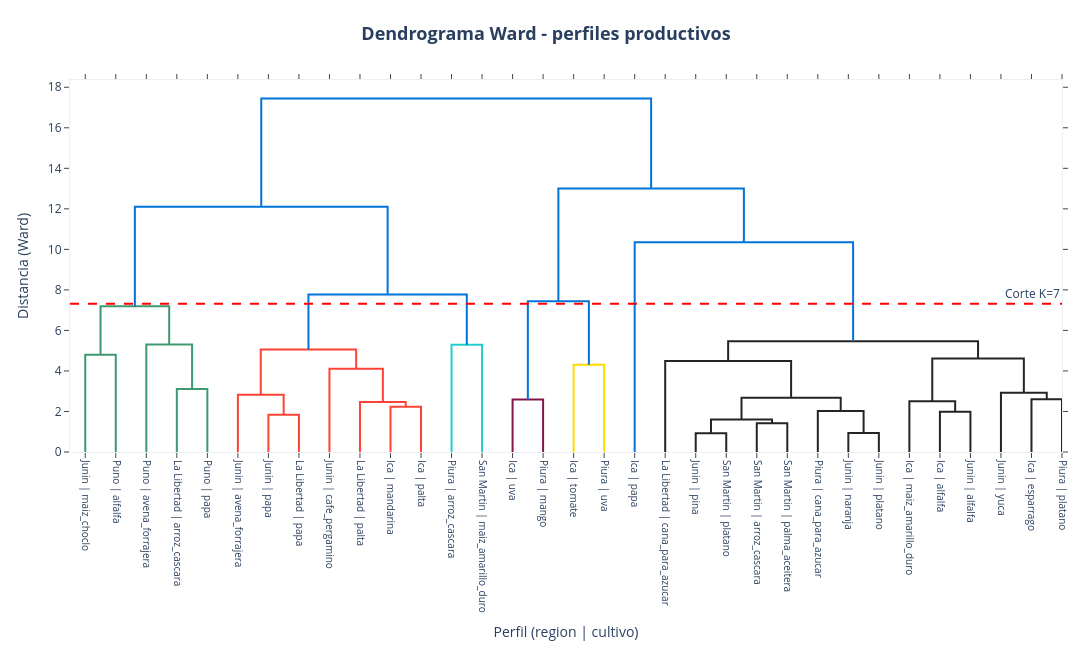

The notebook cell saved with this chart:
### Code cell
# ====================================================================
# Dendrograma Ward (validacion) + ARI KMeans vs Jerarquico
# ====================================================================
Z_perfil = linkage(X_perfil, method="ward")
thr_perfil = (Z_perfil[-K_PERFIL, 2] + Z_perfil[-(K_PERFIL - 1), 2]) / 2

fig_dendro_perfil = ff.create_dendrogram(
    X_perfil, orientation="bottom", labels=df_perfil["etiqueta"].tolist(),
    linkagefun=lambda x: linkage(x, method="ward"), color_threshold=thr_perfil,
)
fig_dendro_perfil.add_hline(y=thr_perfil, line_dash="dash", line_color="red",
                             annotation_text=f"Corte K={K_PERFIL}", annotation_position="top right")
fig_dendro_perfil.update_layout(
    title=titulo_centrado("Dendrograma Ward - perfiles productivos"),
    template="plotly_white", width=max(1050, 38 * len(df_perfil)), height=650,
    margin=dict(t=80, b=190, l=70, r=30),
)
fig_dendro_perfil.update_xaxes(tickangle=90, tickfont=dict(size=10),
                                title_text="Perfil (region | cultivo)")
fig_dendro_perfil.update_yaxes(title_text="Distancia (Ward)")
fig_dendro_perfil.write_image(str(RUTA_FIG / "06b_dendrograma_perfiles.png"), scale=2)
fig_dendro_perfil.show()

hc_perfil = AgglomerativeClustering(n_clusters=K_PERFIL, linkage="ward")
df_perfil["cluster_jerarquico"] = hc_perfil.fit_predict(X_perfil)
sil_perfil_hc = silhouette_score(X_perfil, df_perfil["cluster_jerarquico"])
print(f"Jerarquico K={K_PERFIL} | Silhouette={sil_perfil_hc:.4f}")
ari_perfil = reporte_ari(df_perfil["cluster"], df_perfil["cluster_jerarquico"], "perfiles productivos")

### Figure 1 — Plotly figure (JSON) as saved in the notebook; plotly's stock layout.template omitted (floating-point values rounded to 4 significant figures)
{"data": [{"hoverinfo": "text", "marker": {"color": "rgb(61,153,112)"}, "mode": "lines", "type": "scatter", "x": [5.0, 5.0, 15.0, 15.0], "xaxis": "x", "y": [0.0, 4.798, 4.798, 0.0], "yaxis": "y"}, {"hoverinfo": "text", "marker": {"color": "rgb(61,153,112)"}, "mode": "lines", "type": "scatter", "x": [35.0, 35.0, 45.0, 45.0], "xaxis": "x", "y": [0.0, 3.105, 3.105, 0.0], "yaxis": "y"}, {"hoverinfo": "text", "marker": {"color": "rgb(61,153,112)"}, "mode": "lines", "type": "scatter", "x": [25.0, 25.0, 40.0, 40.0], "xaxis": "x", "y": [0.0, 5.303, 5.303, 3.105], "yaxis": "y"}, {"hoverinfo": "text", "marker": {"color": "rgb(61,153,112)"}, "mode": "lines", "type": "scatter", "x": [10.0, 10.0, 32.5, 32.5], "xaxis": "x", "y": [4.798, 7.19, 7.19, 5.303], "yaxis": "y"}, {"hoverinfo": "text", "marker": {"color": "rgb(255,65,54)"}, "mode": "lines", "type": "scatter", "x": [65.0, 65.0, 75.0, 75.0], "xaxis": "x", "y": [0.0, 1.836, 1.836, 0.0], "yaxis": "y"}, {"hoverinfo": "text", "marker": {"color": "rgb(255,65,54)"}, "mode": "lines", "type": "scatter", "x": [55.0, 55.0, 70.0, 70.0], "xaxis": "x", "y": [0.0, 2.83, 2.83, 1.836], "yaxis": "y"}, {"hoverinfo": "text", "marker": {"color": "rgb(255,65,54)"}, "mode": "lines", "type": "scatter", "x": [105.0, 105.0, 115.0, 115.0], "xaxis": "x", "y": [0.0, 2.237, 2.237, 0.0], "yaxis": "y"}, {"hoverinfo": "text", "marker": {"color": "rgb(255,65,54)"}, "mode": "lines", "type": "scatter", "x": [95.0, 95.0, 110.0, 110.0], "xaxis": "x", "y": [0.0, 2.463, 2.463, 2.237], "yaxis": "y"}, {"hoverinfo": "text", "marker": {"color": "rgb(255,65,54)"}, "mode": "lines", "type": "scatter", "x": [85.0, 85.0, 102.5, 102.5], "xaxis": "x", "y": [0.0, 4.114, 4.114, 2.463], "yaxis": "y"}, {"hoverinfo": "text", "marker": {"color": "rgb(255,65,54)"}, "mode": "lines", "type": "scatter", "x": [62.5, 62.5, 93.75, 93.75], "xaxis": "x", "y": [2.83, 5.061, 5.061, 4.114], "yaxis": "y"}, {"hoverinfo": "text", "marker": {"color": "rgb(35,205,205)"}, "mode": "lines", "type": "scatter", "x": [125.0, 125.0, 135.0, 135.0], "xaxis": "x", "y": [0.0, 5.291, 5.291, 0.0], "yaxis": "y"}, {"hoverinfo": "text", "marker": {"color": "rgb(0,116,217)"}, "mode": "lines", "type": "scatter", "x": [78.12, 78.12, 130.0, 130.0], "xaxis": "x", "y": [5.061, 7.77, 7.77, 5.291], "yaxis": "y"}, {"hoverinfo": "text", "marker": {"color": "rgb(0,116,217)"}, "mode": "lines", "type": "scatter", "x": [21.25, 21.25, 104.1, 104.1], "xaxis": "x", "y": [7.19, 12.11, 12.11, 7.77], "yaxis": "y"}, {"hoverinfo": "text", "marker": {"color": "rgb(133,20,75)"}, "mode": "lines", "type": "scatter", "x": [145.0, 145.0, 155.0, 155.0], "xaxis": "x", "y": [0.0, 2.593, 2.593, 0.0], "yaxis": "y"}, {"hoverinfo": "text", "marker": {"color": "rgb(255,220,0)"}, "mode": "lines", "type": "scatter", "x": [165.0, 165.0, 175.0, 175.0], "xaxis": "x", "y": [0.0, 4.306, 4.306, 0.0], "yaxis": "y"}, {"hoverinfo": "text", "marker": {"color": "rgb(0,116,217)"}, "mode": "lines", "type": "scatter", "x": [150.0, 150.0, 170.0, 170.0], "xaxis": "x", "y": [2.593, 7.436, 7.436, 4.306], "yaxis": "y"}, {"hoverinfo": "text", "marker": {"color": "rgb(40,35,35)"}, "mode": "lines", "type": "scatter", "x": [205.0, 205.0, 215.0, 215.0], "xaxis": "x", "y": [0.0, 0.927, 0.927, 0.0], "yaxis": "y"}, {"hoverinfo": "text", "marker": {"color": "rgb(40,35,35)"}, "mode": "lines", "type": "scatter", "x": [225.0, 225.0, 235.0, 235.0], "xaxis": "x", "y": [0.0, 1.416, 1.416, 0.0], "yaxis": "y"}, {"hoverinfo": "text", "marker": {"color": "rgb(40,35,35)"}, "mode": "lines", "type": "scatter", "x": [210.0, 210.0, 230.0, 230.0], "xaxis": "x", "y": [0.927, 1.606, 1.606, 1.416], "yaxis": "y"}, {"hoverinfo": "text", "marker": {"color": "rgb(40,35,35)"}, "mode": "lines", "type": "scatter", "x": [255.0, 255.0, 265.0, 265.0], "xaxis": "x", "y": [0.0, 0.9419, 0.9419, 0.0], "yaxis": "y"}, {"hoverinfo": "text", "marker": {"color": "rgb(40,35,35)"}, "mode": "lines", "type": "scatter", "x": [245.0, 245.0, 260.0, 260.0], "xaxis": "x", "y": [0.0, 2.019, 2.019, 0.9419], "yaxis": "y"}, {"hoverinfo": "text", "marker": {"color": "rgb(40,35,35)"}, "mode": "lines", "type": "scatter", "x": [220.0, 220.0, 252.5, 252.5], "xaxis": "x", "y": [1.606, 2.671, 2.671, 2.019], "yaxis": "y"}, {"hoverinfo": "text", "marker": {"color": "rgb(40,35,35)"}, "mode": "lines", "type": "scatter", "x": [195.0, 195.0, 236.2, 236.2], "xaxis": "x", "y": [0.0, 4.491, 4.491, 2.671], "yaxis": "y"}, {"hoverinfo": "text", "marker": {"color": "rgb(40,35,35)"}, "mode": "lines", "type": "scatter", "x": [285.0, 285.0, 295.0, 295.0], "xaxis": "x", "y": [0.0, 1.98, 1.98, 0.0], "yaxis": "y"}, {"hoverinfo": "text", "marker": {"color": "rgb(40,35,35)"}, "mode": "lines", "type": "scatter", "x": [275.0, 275.0, 290.0, 290.0], "xaxis": "x", "y": [0.0, 2.508, 2.508, 1.98], "yaxis": "y"}, {"hoverinfo": "text", "marker": {"color": "rgb(40,35,35)"}, "mode": "lines", "type": "scatter", "x": [315.0, 315.0, 325.0, 325.0], "xaxis": "x", "y": [0.0, 2.6, 2.6, 0.0], "yaxis": "y"}, {"hoverinfo": "text", "marker": {"color": "rgb(40,35,35)"}, "mode": "lines", "type": "scatter", "x": [305.0, 305.0, 320.0, 320.0], "xaxis": "x", "y": [0.0, 2.93, 2.93, 2.6], "yaxis": "y"}, {"hoverinfo": "text", "marker": {"color": "rgb(40,35,35)"}, "mode": "lines", "type": "scatter", "x": [282.5, 282.5, 312.5, 312.5], "xaxis": "x", "y": [2.508, 4.612, 4.612, 2.93], "yaxis": "y"}, {"hoverinfo": "text", "marker": {"color": "rgb(40,35,35)"}, "mode": "lines", "type": "scatter", "x": [215.6, 215.6, 297.5, 297.5], "xaxis": "x", "y": [4.491, 5.47, 5.47, 4.612], "yaxis": "y"}, {"hoverinfo": "text", "marker": {"color": "rgb(0,116,217)"}, "mode": "lines", "type": "scatter", "x": [185.0, 185.0, 256.6, 256.6], "xaxis": "x", "y": [0.0, 10.36, 10.36, 5.47], "yaxis": "y"}, {"hoverinfo": "text", "marker": {"color": "rgb(0,116,217)"}, "mode": "lines", "type": "scatter", "x": [160.0, 160.0, 220.8, 220.8], "xaxis": "x", "y": [7.436, 13.0, 13.0, 10.36], "yaxis": "y"}, {"hoverinfo": "text", "marker": {"color": "rgb(0,116,217)"}, "mode": "lines", "type": "scatter", "x": [62.66, 62.66, 190.4, 190.4], "xaxis": "x", "y": [12.11, 17.44, 17.44, 13.0], "yaxis": "y"}], "layout": {"annotations": [{"showarrow": false, "text": "Corte K=7", "x": 1, "xanchor": "right", "xref": "x domain", "y": 7.313, "yanchor": "bottom", "yref": "y"}], "autosize": false, "height": 650, "hovermode": "closest", "margin": {"b": 190, "l": 70, "r": 30, "t": 80}, "shapes": [{"line": {"color": "red", "dash": "dash"}, "type": "line", "x0": 0, "x1": 1, "xref": "x domain", "y0": 7.313, "y1": 7.313, "yref": "y"}], "showlegend": false, "title": {"font": {"size": 18}, "text": "<b>Dendrograma Ward - perfiles productivos</b>", "x": 0.5, "xanchor": "center"}, "width": 1254, "xaxis": {"mirror": "allticks", "rangemode": "tozero", "showgrid": false, "showline": true, "showticklabels": true, "tickangle": 90, "tickfont": {"size": 10}, "tickmode": "array", "ticks": "outside", "ticktext": ["Junin | maiz_choclo", "Puno | alfalfa", "Puno | avena_forrajera", "La Libertad | arroz_cascara", "Puno | papa", "Junin | avena_forrajera", "Junin | papa", "La Libertad | papa", "Junin | cafe_pergamino", "La Libertad | palta", "Ica | mandarina", "Ica | palta", "Piura | arroz_cascara", "San Martin | maiz_amarillo_duro", "Ica | uva", "Piura | mango", "Ica | tomate", "Piura | uva", "Ica | papa", "La Libertad | cana_para_azucar", "Junin | pina", "San Martin | platano", "San Martin | arroz_cascara", "San Martin | palma_aceitera", "Piura | cana_para_azucar", "Junin | naranja", "Junin | platano", "Ica | maiz_amarillo_duro", "Ica | alfalfa", "Junin | alfalfa", "Junin | yuca", "Ica | esparrago", "Piura | platano"], "tickvals": [5.0, 15.0, 25.0, 35.0, 45.0, 55.0, 65.0, 75.0, 85.0, 95.0, 105.0, 115.0, 125.0, 135.0, 145.0, 155.0, 165.0, 175.0, 185.0, 195.0, 205.0, 215.0, 225.0, 235.0, 245.0, 255.0, 265.0, 275.0, 285.0, 295.0, 305.0, 315.0, 325.0], "title": {"text": "Perfil (region | cultivo)"}, "type": "linear", "zeroline": false}, "yaxis": {"mirror": "allticks", "rangemode": "tozero", "showgrid": false, "showline": true, "showticklabels": true, "ticks": "outside", "title": {"text": "Distancia (Ward)"}, "type": "linear", "zeroline": false}}}
